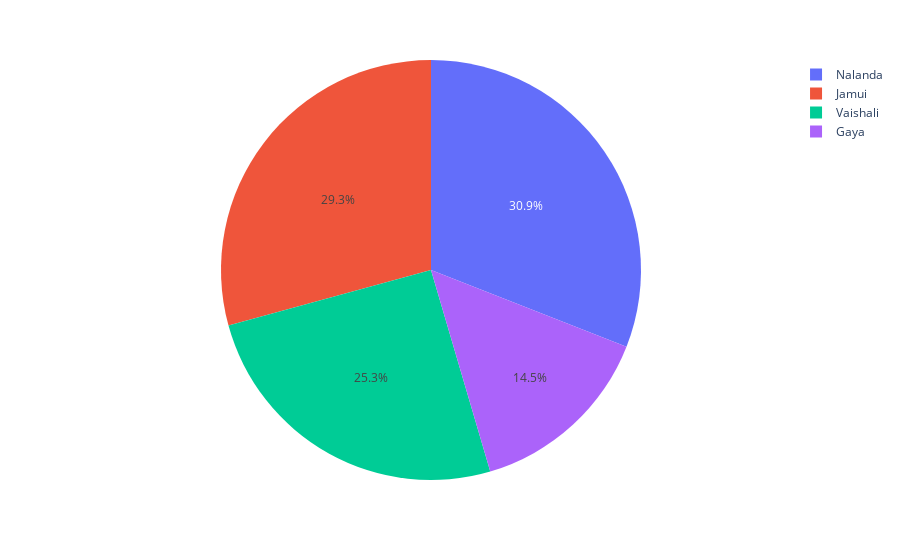

The code cell stored with this chart in its notebook:
### Code cell
px.pie(data_frame=df , names='District')

### Figure 1 — Plotly figure (JSON) as saved in the notebook; plotly's stock layout.template omitted (floating-point values rounded to 4 significant figures; data arrays with more than 128 entries replaced by an {"elided": "..."} marker saying what was removed)
{"data": [{"domain": {"x": [0, 1], "y": [0, 1]}, "hovertemplate": "District=%{label}<extra></extra>", "labels": {"elided": "5160 str values"}, "legendgroup": "", "name": "", "showlegend": true, "type": "pie"}], "layout": {"legend": {"tracegroupgap": 0}, "margin": {"t": 60}}}
